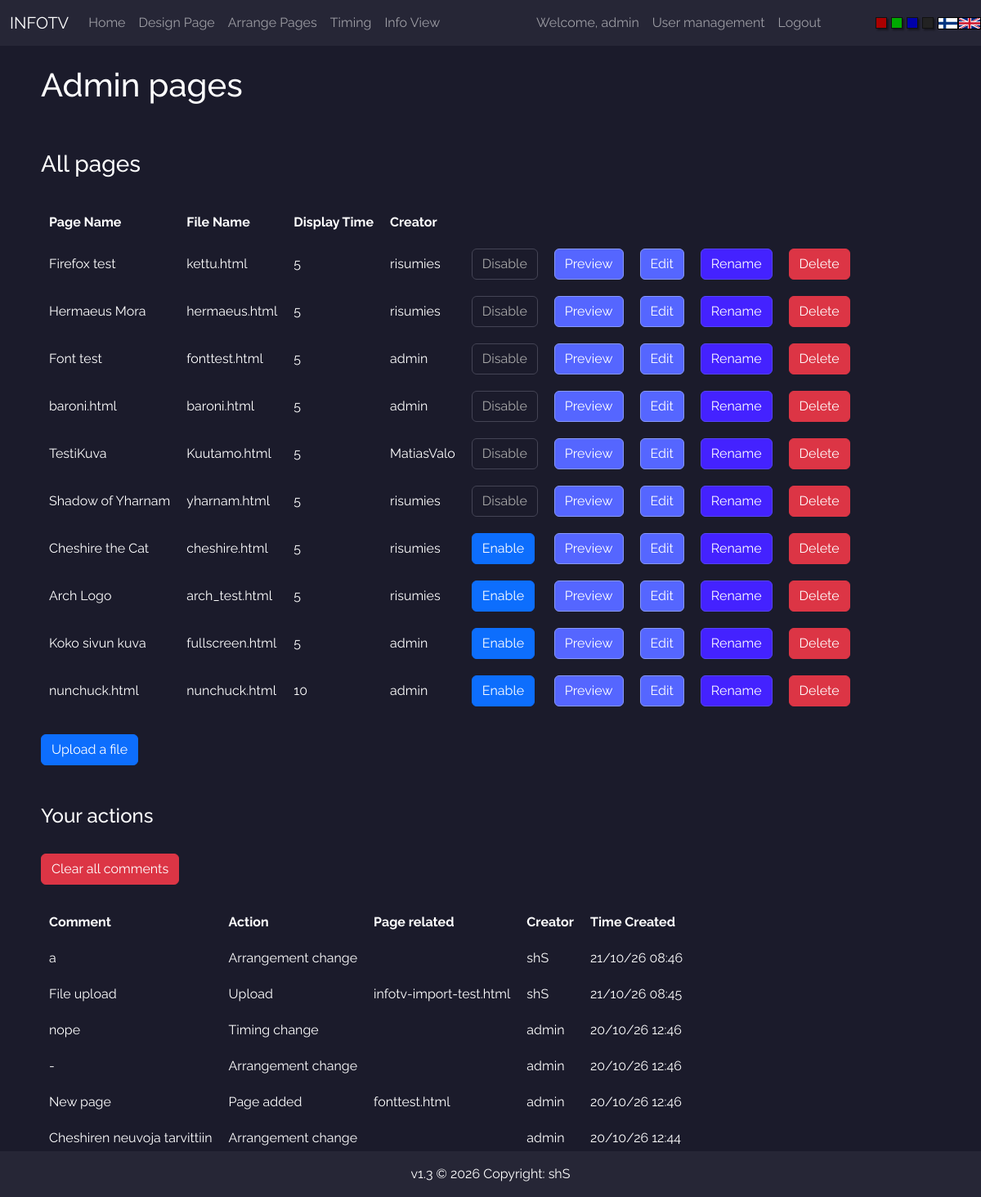
Screenshot of /profile (signed in) with the database file from the repository.
### FlaskTV/models.py (models this page shows, shortened)
class User(db.Model, UserMixin):
    id = db.Column(db.Integer(), primary_key=True)
    username = db.Column(db.String(length=30), nullable=False, unique=True)
    email_address = db.Column(db.String(length=50), nullable=False, unique=True)
    password_hash = db.Column(db.String(length=60), nullable=False)
    modified_pages = db.relationship('Page', backref='owned_user', lazy=True)
    @property
    def password(self):
        return self.password

class Page(db.Model):
    id = db.Column(db.Integer(), primary_key=True)
    name = db.Column(db.String(length=255), nullable=False)
    file = db.Column(db.String(length=255), nullable=False)
    time = db.Column(db.Integer(), nullable=False)
    owner = db.Column(db.Integer(), db.ForeignKey('user.id'), nullable=False)
    enabled = db.Column(db.Boolean(), nullable=False)
    @property
    def creator(self):
        return User.query.filter_by(id=self.owner).first()

class Comment(db.Model):
    id = db.Column(db.Integer(), primary_key=True)
    owner = db.Column(db.Integer(), db.ForeignKey('user.id'), nullable=False)
    comment = db.Column(db.String(length=255), nullable=False)
    action = db.Column(db.String(length=255), nullable=False)
    pagefile_related = db.Column(db.String(length=255), nullable=True)
    time_created = db.Column(db.DateTime(timezone=True), server_default=func.now())
    @property
    def creator(self):
        return User.query.filter_by(id=self.owner).first()

### FlaskTV/routes.py (the view, shortened to what this page needs)
@app.route('/profile', methods=['GET', 'POST'])
@login_required
def profile_page():
    get_lang_prefix()
    removeform = langs.FORMS[langs.PREFIX]['removeform']()
    pages = Page.query.all()
    if current_user.username == 'admin':
        comments = Comment.query.all()
    else:
        comments = Comment.query.filter_by(owner=current_user.id).all()
    user = User.query.filter_by(username=current_user.username).first()
    all_users = User.query.all()
    return render_template(f'{langs.PREFIX}/profile.html', users=all_users, user=user, removeform=removeform,
                           comments=comments, pages=pages, actions=langs.ACTIONS[langs.PREFIX])

### FlaskTV/__init__.py (called while the page is built)
def datetimefilter(value, format="%d/%m/%y %H:%M"):
    tz = pytz.timezone('Europe/Helsinki')
    utc = pytz.timezone('UTC')
    value = utc.localize(value, is_dst=None).astimezone(pytz.utc)
    local_dt = value.astimezone(tz)
    return local_dt.strftime(format)

### FlaskTV/models.py (called while the page is built)
@login_manager.user_loader
def load_user(user_id):
    return User.query.get(int(user_id))

### FlaskTV/routes.py (called while the page is built)
def get_lang_prefix():
    lang_prefix = 'en'
    if request.cookies.get('lang') == 'fi':
        lang_prefix = 'fi'
    langs.PREFIX = lang_prefix
    return lang_prefix

### FlaskTV/templates/en/profile.html (shortened to what this page needs)
{% extends 'base.html' %}
{% block content %}
{% if current_user.username == 'admin' %}
<h1>Admin pages</h1>
{% else %}
<h1>Profile Page for {{ current_user.username }}</h1>
{% endif %}
<br /><br />
<form method="POST">
{% if current_user.username == 'admin' %}
<h3>All pages</h3>
<br />
<table>
    <tr class="fw-bold">
        <td>Page Name</td>
        <td>File Name</td>
        <td>Display Time</td>
        <td>Creator</td>
    </tr>
{% for page in pages %}
    <tr>
    <td>{{ page.name }}</td>
    <td>{{ page.file }}</td>
    <td>{{ page.time }}</td>
    <td>{{ page.creator.username }}</td>
    {% if page.enabled %}
    <td><button type="button" id="disable-admin" data-bs-toggle="modal" data-bs-target="#Modal-RemoveConfirm-1" name="disable-{{ page.file }}" class="btn btn-outline-warning">Disable</button></td>
    {% else %}
    <td><button type="button" id="enable-admin" data-bs-toggle="modal" data-bs-target="#Modal-RemoveConfirm-1" name="enable-{{ page.file }}" class="btn btn-primary">Enable</button></td>
    {% endif %}
    <td><a href="{{ url_for('preview_page') }}?page={{ page.file }}" class="btn btn-info">Preview</a></td>
    <td><button type="button" id="edit-admin" data-bs-toggle="modal" data-bs-target="#Modal-RemoveConfirm-1" name="edit-{{ page.file }}" class="btn btn-info">Edit</button></td>
    <td><button type="button" id="rename-admin" data-bs-toggle="modal" data-bs-target="#Modal-RemoveConfirm-1" name="rename-{{ page.file }}" class="btn btn-success">Rename</button></td>
    <td><button type="button" id="delete-admin" data-bs-toggle="modal" data-bs-target="#Modal-RemoveConfirm-1" name="delete-{{ page.file }}" class="btn btn-danger">Delete</button></td>
    </tr>
{% endfor %}
</table>
{% endif %}
<br />
<a href="{{ url_for('upload_page') }}" class="btn btn-primary">Upload a file</a>
<br /><br /><br />
<h4>Your actions</h4>
<br />
{% if current_user.username == 'admin' %}
<button type="button" class="btn btn-danger" id="clear_comments" name="clear_comments" data-bs-toggle="modal" data-bs-target="#Modal-RemoveConfirm-1">
    Clear all comments
</button>
<br /><br />
{% endif %}
<table>
    <tr class="fw-bold">
        <td>Comment</td>
        <td>Action</td>
        <td>Page related</td>
        <td>Creator</td>
        <td>Time Created</td>
    </tr>
    {% for comment in comments|reverse %}
    <tr>
        <td>{{ comment.comment }}</td>
        <td>{{ comment.action }}</td>
        <td>{{ comment.pagefile_related }}</td>
        <td>{{ comment.creator.username }} </td>
        <td>{{ comment.time_created | datetimefilter }}</td>
    </tr>
    {% endfor %}
</table>
</form>
{% endblock %}

### FlaskTV/templates/en/nav.html (shortened to what this page needs)
{% if request.cookies.get("theme") == "white" %}
<nav class="navbar navbar-expand-md navbar-light s-accent">
{% else %}
<nav class="navbar navbar-expand-md navbar-dark s-accent">
{% endif %}
      <div class="container-fluid">
      <a class="navbar-brand" href="#">INFOTV</a>
      <div class="navbar-collapse multi-collapse collapse w-100" id="navbarNav">
        <ul class="navbar-nav mr-auto">
            <li class="nav-item active">
                <a class="nav-link" href="{{ url_for('home_page') }}">Home</a>
            </li>
            <li class="nav-item">
                <a class="nav-link" href="{{ url_for('design_page') }}">Design Page</a>
            </li>
            <li class="nav-item">
                <a class="nav-link" href="{{ url_for('arrange_page') }}">Arrange Pages</a>
            </li>
            <li class="nav-item">
                <a class="nav-link" href="{{ url_for('timing_page') }}">Timing</a>
            </li>
            <li class="nav-item">
                <a class="nav-link" href="{{ url_for('view_page') }}">Info View</a>
            </li>
        </ul>
        </div>
        {% if current_user.is_authenticated %}
        <div class="w-75 navbar-collapse multi-collapse collapse" id="navbarCred">
        <ul class="navbar-nav ml-auto">
            <li class="nav-item">
                <a class="nav-link" href="{{ url_for('profile_page') }}">Welcome, {{ current_user.username }}</a>
            </li>
            {% if current_user.username == 'admin' and current_user.id == 5 %}
                <li class="nav-item">
                    <a class="nav-link" href="{{ url_for('uadmin_page') }}">User management</a>
                </li>
            {% endif %}
            <li class="nav-item">
                <a class="nav-link" href="{{ url_for('logout_page') }}">Logout</a>
            </li>
        </ul>
      </div>
        {% endif %}
    </div>
    <div class="s-row">
        <a href="/set/red"><div class="s-square s-red"></div></a>
        <a href="/set/green"><div class="s-square s-green"></div></a>
        <a href="/set/blue"><div class="s-square s-blue"></div></a>
        <a href="/set/black"><div class="s-square s-black"></div></a>
        <a href="/lang/fi">
        <div class="f-fin-box">
            <div class="f-fin"></div>
        </div></a>
        <a href="/lang/en">
        <div class="f-en-box">
            <div class="f-en"></div>
        </div></a>
    </div>
    </nav>

### FlaskTV/static/base.css (style rules this page uses)
body { font-family: 'Raleway', sans-serif; font-size: 1.0em; }
.s-row { display: flex; justify-items: flex-start; }
.s-square { height: 14px; width: 14px; border: 1px solid #111; box-shadow: 2px 2px 2px 0px rgba(0, 0, 0, 0.4); margin-right: 5px; }
.s-red { background-color: #a00; }
.s-green { background-color: #0a0; }
.s-blue { background-color: #00a; }
.s-black { background-color: #222; }
.f-fin { width: 100%; height: 100%; background-size: contain; }
.f-en { width: 100%; height: 100%; background-size: contain; }
.f-fin-box { width: 25px; height:15px; border: 1px solid #000; }
.f-en-box { width: 28px; height:15px; border: 1px solid #000; }
th, td { padding: 10px; }

### FlaskTV/static/blue.css (style rules this page uses)
body { background-color: #1b1b2b; color: #fff; position: relative; }
.s-accent { color: #fff; background-color: #262636; }
.btn-outline-warning { color: #aaa; border-color: #445 !important; }
.btn-info { background-color: #56f !important; color: #fff; border-color: #89f !important; }
.btn-success { background-color: #42f !important; color: #fff; border-color: #54f !important; }

### rows the page displays
User: username "admin"
Page: name "Firefox test", file "kettu.html", time "5", creator.username "risumies"
Page: name "Hermaeus Mora", file "hermaeus.html", time "5", creator.username "risumies"
Page: name "Font test", file "fonttest.html", time "5", creator.username "admin"
Page: name "baroni.html", file "baroni.html", time "5", creator.username "admin"
Page: name "TestiKuva", file "Kuutamo.html", time "5", creator.username "MatiasValo"
Page: name "Shadow of Yharnam", file "yharnam.html", time "5", creator.username "risumies"
Page: name "Cheshire the Cat", file "cheshire.html", time "5", creator.username "risumies"
Page: name "Arch Logo", file "arch_test.html", time "5", creator.username "risumies"
Page: name "Koko sivun kuva", file "fullscreen.html", time "5", creator.username "admin"
Page: name "nunchuck.html", file "nunchuck.html", time "10", creator.username "admin"
Comment: comment "a", action "Arrangement change", creator.username "shS", time_created "21/10/26 08:46"
Comment: comment "File upload", action "Upload", pagefile_related "infotv-import-test.html", creator.username "shS", time_created "21/10/26 08:45"
Comment: comment "nope", action "Timing change", creator.username "admin", time_created "20/10/26 12:46"
Comment: comment "-", action "Arrangement change", creator.username "admin", time_created "20/10/26 12:46"
Comment: comment "New page", action "Page added", pagefile_related "fonttest.html", creator.username "admin", time_created "20/10/26 12:46"
Comment: comment "Cheshiren neuvoja tarvittiin", action "Arrangement change", creator.username "admin", time_created "20/10/26 12:44"
